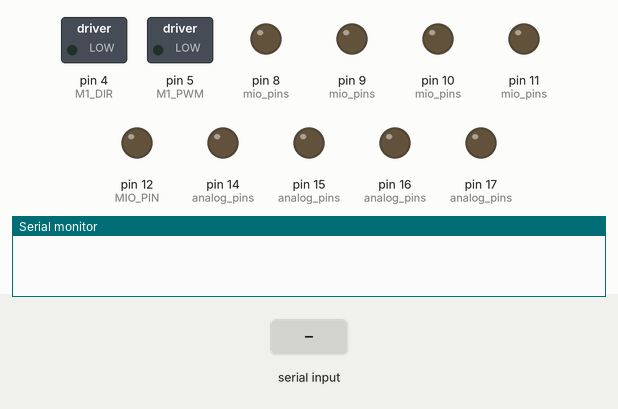
This sketch was run on a simulated Arduino Uno, built with avr-gcc and run on an emulated ATmega328P. Parts: switched loads named in the sketch (green lamp = pin HIGH), output pins drawn as LEDs (lit = HIGH), the last lines printed to the serial monitor. The test bench sets the inputs (shaded band).

Above: at 1.2 s.
1.3 s: "T" received over Serial
At 2.5 s:
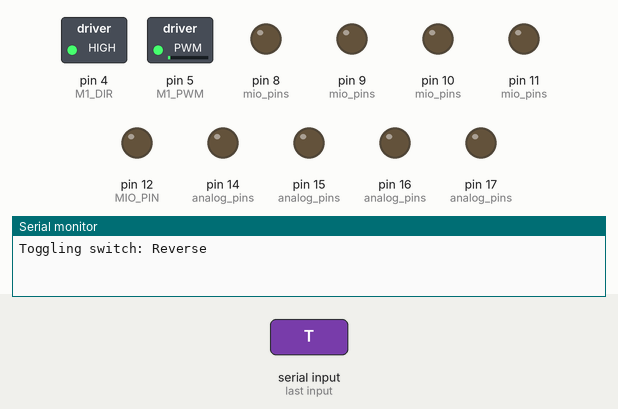
2.8 s: "1" received over Serial
At 5.55 s:
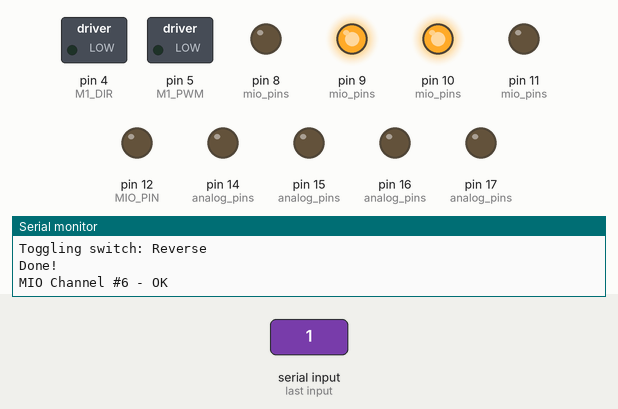
5.8 s: "0" received over Serial
At 6.9 s:
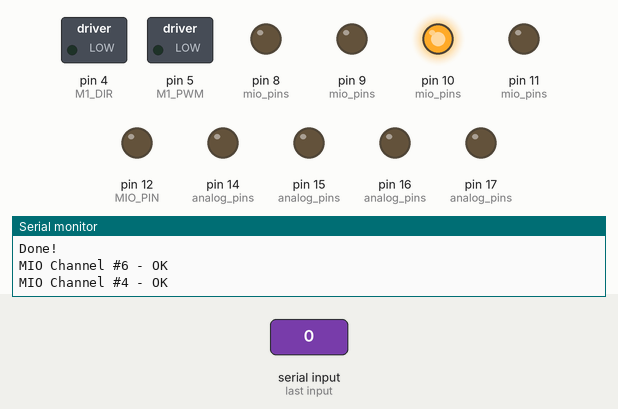
7.5 s: "T" received over Serial
At 8.6 s:
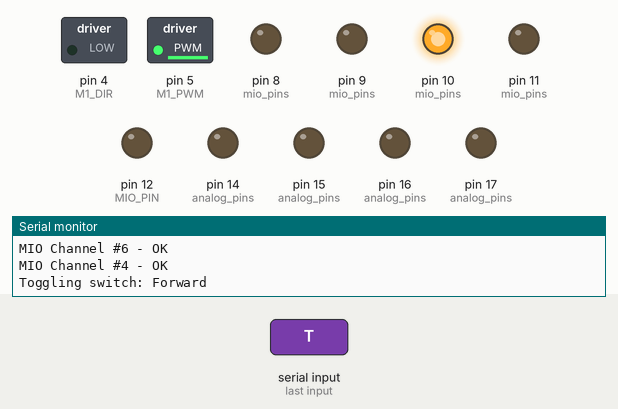
Timing chart, 0 to 12.7 s (numbered marks = the images above; inputs shaded):
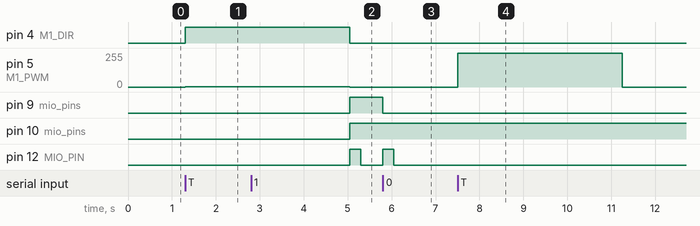

Measured:
- after the input at 1.3 s, pin 4 (M1_DIR): LOW → HIGH at once; pin 5 (M1_PWM): 0/255 → 1/255 at once
- after the input at 2.8 s, pin 9 (mio_pins), pin 10 (mio_pins): LOW → HIGH after 2.3 s; pin 12 (MIO_PIN): LOW → HIGH after 2.3 s, → LOW 0.25 s later
- after the input at 5.8 s, pin 9 (mio_pins): HIGH → LOW at once; pin 12 (MIO_PIN): LOW → HIGH at once, → LOW 0.25 s later
- after the input at 7.5 s, pin 5 (M1_PWM): 0/255 → 254/255 at once, → 0/255 3.8 s later

The sketch:

KnitterStream.ino
```cpp
//
// KnitterStream Arduino Code
// Author: Evan Borgstrom <evan@fatbox.ca>
//

// map our button pins & commands
// most are straight forward, here are the special cases
// N = NO
// E = ENT
// B = blank
// > = >>> (three arrows, start)
// A = ABC
//
// G = GO/STOP motor control
// C = Colour motor control
// S = Switch direction motor contorl
// O = One time motor control
//
// T = toggle switch (this is a special case)

// first handle the buttons that are hooked up to a cd4067b multiplexer
// mio == multiplexed I/O

#define MIO_PIN 12
const int mio_channels[] = { 8, 9, 10, 11 };

#define MIO_BUTTONS 13
const int mio_pins[MIO_BUTTONS]           = {  0,   1,   2,    3,   4,   5,   6,   7,   8,   9,  10,  11,  12 };
const unsigned char mio_cmds[MIO_BUTTONS] = { 'N', 'E', 'B', '-', '0', '3', '1', '5', '4', '9', '8', '>', 'A' };

#define ANALOG_BUTTONS 4
const int analog_pins[ANALOG_BUTTONS]          = {  14,  15,  16,  17 };
const unsigned char analog_cmds[ANALOG_BUTTONS] = { 'G', 'C', 'S', 'O' };

// motor control pins
#define M1_PWM 5
#define M1_DIR 4

void setup() {
  // set the pin mode
  int i;

  // the io pins on the cd4067b
  for (i = 8; i <= 12; i++) {
    pinMode(i, OUTPUT);
  }

  // the analog pins
  for (i = 14; i <= 17; i++) {
    pinMode(i, OUTPUT);
  }

  // motor pins
  pinMode(M1_PWM, OUTPUT);
  pinMode(M1_DIR, OUTPUT);

  // setup our serial port
  Serial.begin(9600);
}

int toggle_dir = 2;

void toggle_switch() {
  Serial.print("Toggling switch: ");
  if (toggle_dir == 1) {
    Serial.println("Forward");
    digitalWrite(M1_DIR, LOW);
    analogWrite(M1_PWM, 254);
    delay(3750);
    toggle_dir = 2;
  } else {
    Serial.println("Reverse");
    digitalWrite(M1_DIR, HIGH);
    analogWrite(M1_PWM, 1);
    delay(3750);
    toggle_dir = 1;
  }

  digitalWrite(M1_PWM, LOW);
  digitalWrite(M1_DIR, LOW);

  Serial.println("Done!");
}

void loop() {
  // do we have data available?
  if (Serial.available() > 0) {
    // read the byte
    int incomingByte = Serial.read();

    // handle our special case
    // toggling the switch
    if (incomingByte == 'T') {
        toggle_switch();
        return;
    }

    // try to find the matching command and pin
    int found = -1;
    int i;

    // first check the multiplexed IO
    for (i = 0; i < MIO_BUTTONS; i++) {
      if (mio_cmds[i] == incomingByte) {
        Serial.print("MIO Channel #");
        Serial.print(mio_pins[i]);
        Serial.print(" - ");

        // now set the correct output channel
        digitalWrite(8, mio_pins[i] & 1);
        digitalWrite(9, (mio_pins[i] >> 1) & 1);
        digitalWrite(10, (mio_pins[i] >> 2) & 1);
        digitalWrite(11, (mio_pins[i] >> 3) & 1);

        // and set found to the common io pin
        found = MIO_PIN;
        break;
      }
    }

    if (found == -1) {
      // now try analog
      for (i = 0; i < ANALOG_BUTTONS; i++) {
        if (analog_cmds[i] == incomingByte) {
          found = analog_pins[i];
          Serial.print("Analog Pin #");
          Serial.print(analog_pins[i]);
          Serial.print(" - ");
          break;
        }
      }
    }

    if (found == -1) {
      Serial.println("FAIL");
    } else {
      // press the button for 250ms
      digitalWrite(found, HIGH);
      delay(250);
      digitalWrite(found, LOW);
      Serial.println("OK");
    }
  }
}

// vim: set ft=c :
```
